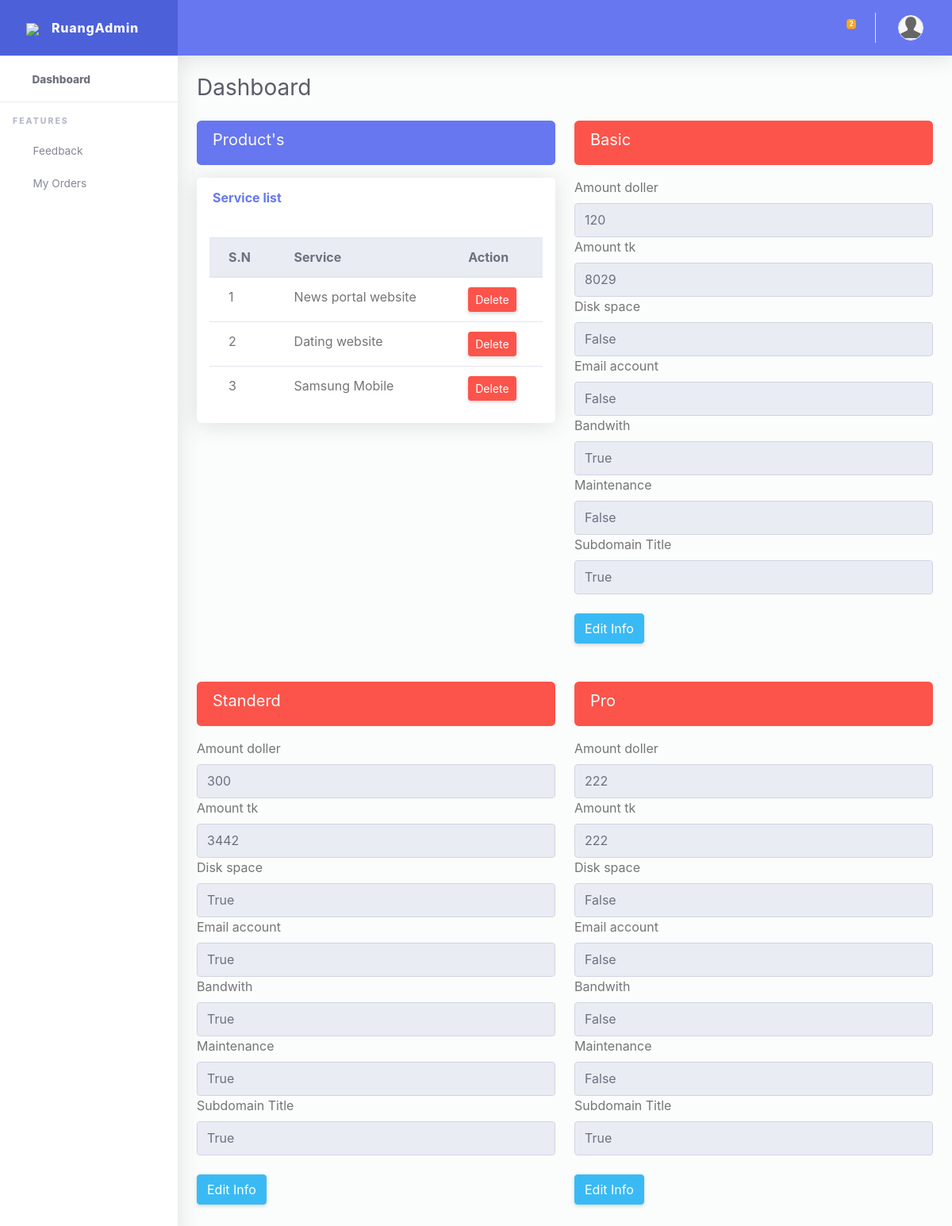
Screenshot of /dashboard/manage-product/ with the database file from the repository.
### second_app/models.py (models this page shows, shortened)
class Product(models.Model):
    product_name = models.CharField(max_length=222, blank=True, null=True)
    product_demo_link = models.URLField()
    basic = models.ForeignKey(BasicProduct, on_delete=models.CASCADE, blank=True, null=True)
    standerd = models.ForeignKey(StanderdProduct, on_delete=models.CASCADE, blank=True, null=True)
    pro = models.ForeignKey(ProProduct, on_delete=models.CASCADE, blank=True, null=True)

class BasicProduct(models.Model):
    amount_doller = models.CharField(max_length=100, blank=True, null=True)
    amonut_tk = models.CharField(max_length=100, blank=True, null=True)
    disk_space = models.BooleanField(default=True, help_text="50GB disk space", blank=True, null=True)
    email_account = models.BooleanField(default=True, help_text="50 Email Account", blank=True, null=True)
    bandwith = models.BooleanField(default=True, help_text="50GB disk spacet", blank=True, null=True)
    maintenance = models.BooleanField(default=True, blank=True, null=True)
    subdomain = models.BooleanField(default=True, blank=True, null=True)
    aaa = "BASIC (low budget)"

class StanderdProduct(models.Model):
    amount_doller = models.CharField(max_length=100, blank=True, null=True)
    amonut_tk = models.CharField(max_length=100, blank=True, null=True)
    disk_space = models.BooleanField(default=True, help_text="50GB disk space", blank=True, null=True)
    email_account = models.BooleanField(default=True, help_text="50 Email Account", blank=True, null=True)
    bandwith = models.BooleanField(default=True, help_text="50GB disk spacet", blank=True, null=True)
    maintenance = models.BooleanField(default=True, blank=True, null=True)
    subdomain = models.BooleanField(default=True, blank=True, null=True)
    aaa = "STANDERD (mid budget)"

class ProProduct(models.Model):
    amount_doller = models.CharField(max_length=100, blank=True, null=True)
    amonut_tk = models.CharField(max_length=100, blank=True, null=True)
    disk_space = models.BooleanField(default=True, help_text="50GB disk space", blank=True, null=True)
    email_account = models.BooleanField(default=True, help_text="50 Email Account", blank=True, null=True)
    bandwith = models.BooleanField(default=True, help_text="50GB disk spacet", blank=True, null=True)
    maintenance = models.BooleanField(default=True, blank=True, null=True)
    subdomain = models.BooleanField(default=True, blank=True, null=True)
    aaa = "PRO (high budget)"

### dashboard_app/views.py (the view)
# urls.py: path('manage-product/', views.manage_product, name='manage_product'),
def manage_product(request):
    product = Product.objects.all()
    basic_p = BasicProduct.objects.all()
    standered_p = StanderdProduct.objects.all()
    pro_p = ProProduct.objects.all()
    context = {
        'product': product,
        'basic_p': basic_p,
        'standered_p': standered_p,
        'pro_p': pro_p,
    }
    return render(request, 'dashboard_app/manage_product.html', context)

### core/custommodelserver.py (called while the page is built)
def headfoot(request):
    headerr = Header.objects.last()
    context = {
        'headerr':headerr,
    }
    return context

### dashboard_app/custommodel.py (called while the page is built)
def footer(request):
    footer = Footer.objects.last()
    context = {
        'footer':footer
    }
    return context

### templates/dashboard_app/manage_product.html (shortened to what this page needs)
{% extends 'dashboard_base.html' %}
{% load static %}
{% block body_block %}
<div class="row">
  <div class="col-lg-6">
    <div class="alert alert-primary">
      <h5>Product's</h5>
    </div>
    <div class="card mb-4">
      <div class="card-header py-3 d-flex flex-row align-items-center justify-content-between">
        <h6 class="m-0 font-weight-bold text-primary">Service list</h6>
      </div>
      <div class="table-responsive p-3">
        <table class="table align-items-center table-flush" id="dataTable">
          <thead class="thead-light">
            <tr>
              <th>S.N</th>
              <th>Service</th>
              <th>Action</th>
            </tr>
          </thead>
          <tbody>
            {% for p in product %}
            <tr>
              <td>{{forloop.counter }}</td>
              <td>{{p.product_name}}</td>
              <td>
                <a href="{% url 'delete_product' pk=p.id%}" class="btn btn-danger btn-sm">Delete</a>
              </td>
            </tr>
            {% endfor %}
          </tbody>
        </table>
      </div>
    </div>
  </div>
  <div class="col-lg-6">
    <div class="alert alert-danger">
      <h5>Basic</h5>
    </div>
    {% for bp in basic_p %}
    <label>Amount doller </label>
    <input type="text" name="" value="{{bp.amount_doller}}" class="form-control" readonly>
    <label>Amount tk </label>
    <input type="text" name="" value="{{bp.amonut_tk}}" class="form-control" readonly>
    <label>Disk space </label>
      <input type="text" name="" value="{{bp.disk_space}}" class="form-control" readonly>
    <label>Email account </label>
      <input type="text" name="" value="{{bp.email_account}}" class="form-control" readonly>
    <label>Bandwith</label>
      <input type="text" name="" value="{{bp.bandwith}}" class="form-control" readonly>
    <label>Maintenance</label>
      <input type="text" name="" value="{{bp.maintenance}}" class="form-control" readonly>
    <label>Subdomain Title</label>
      <input type="text" name="" value="{{bp.subdomain}}" class="form-control" readonly>
        <a href="{% url 'edit_basic_product_info' pk=bp.id %}" class="btn btn-info btn-bg mb-5 mt-4">Edit Info</a>
      {% endfor %}
  </div>
  <div class="col-lg-6">
    <div class="alert alert-danger">
      <h5>Standerd</h5>
    </div>
    {% for sp in standered_p %}
    <label>Amount doller </label>
    <input type="text" name="" value="{{sp.amount_doller}}" class="form-control" readonly>
    <label>Amount tk </label>
    <input type="text" name="" value="{{sp.amonut_tk}}" class="form-control" readonly>
    <label>Disk space </label>
      <input type="text" name="" value="{{sp.disk_space}}" class="form-control" readonly>
    <label>Email account </label>
      <input type="text" name="" value="{{sp.email_account}}" class="form-control" readonly>
    <label>Bandwith</label>
      <input type="text" name="" value="{{sp.bandwith}}" class="form-control" readonly>
    <label>Maintenance</label>
      <input type="text" name="" value="{{sp.maintenance}}" class="form-control" readonly>
    <label>Subdomain Title</label>
      <input type="text" name="" value="{{sp.subdomain}}" class="form-control" readonly>
        <a href="{% url 'edit_standered_product_info' pk=sp.id %}" class="btn btn-info btn-bg mb-5 mt-4">Edit Info</a>
      {% endfor %}
  </div>
  <div class="col-lg-6">
    <div class="alert alert-danger">
      <h5>Pro</h5>
    </div>
    {% for pp in pro_p %}
    <label>Amount doller </label>
    <input type="text" name="" value="{{pp.amount_doller}}" class="form-control" readonly>
    <label>Amount tk </label>
    <input type="text" name="" value="{{pp.amonut_tk}}" class="form-control" readonly>
    <label>Disk space </label>
      <input type="text" name="" value="{{pp.disk_space}}" class="form-control" readonly>
    <label>Email account </label>
      <input type="text" name="" value="{{pp.email_account}}" class="form-control" readonly>
    <label>Bandwith</label>
      <input type="text" name="" value="{{pp.bandwith}}" class="form-control" readonly>
    <label>Maintenance</label>
      <input type="text" name="" value="{{pp.maintenance}}" class="form-control" readonly>
    <label>Subdomain Title</label>
      <input type="text" name="" value="{{pp.subdomain}}" class="form-control" readonly>
        <a href="{% url 'edit_pro_product_info' pk=pp.id %}" class="btn btn-info btn-bg mb-5 mt-4">Edit Info</a>
      {% endfor %}
  </div>
</div>
{% endblock %}

### rows the page displays
Product: product_name "News portal website"
Product: product_name "Dating website"
Product: product_name "Samsung Mobile"
BasicProduct: amount_doller "120", amonut_tk "8029", disk_space "False", email_account "False", bandwith "True", maintenance "False", subdomain "True"
StanderdProduct: amount_doller "300", amonut_tk "3442", disk_space "True", email_account "True", bandwith "True", maintenance "True", subdomain "True"
ProProduct: amount_doller "222", amonut_tk "222", disk_space "False", email_account "False", bandwith "False", maintenance "False", subdomain "True"
